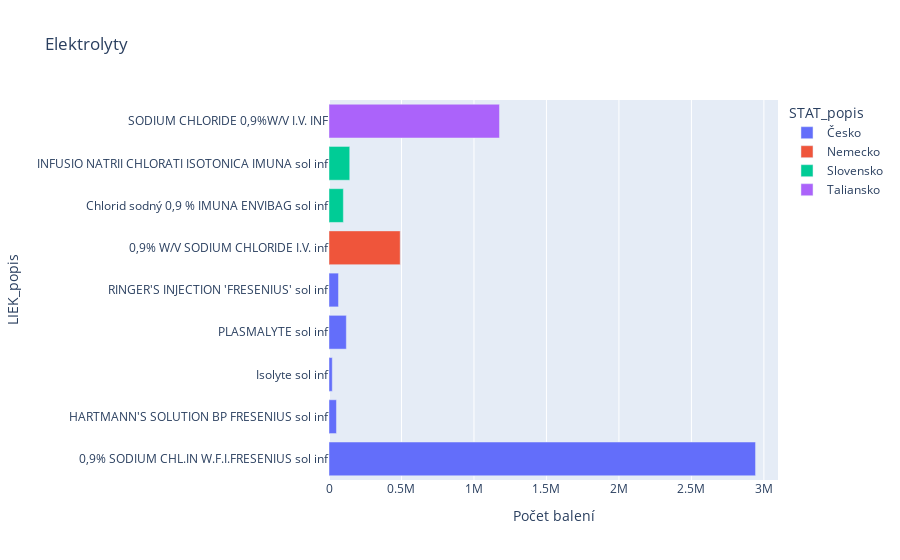

The notebook cell this image was saved under:
### Code cell
elektrolyty = top20tab["B05BB01"].head(20)

for i,popis in enumerate(elektrolyty['LIEK_popis']):
    if '0,9% SODIUM CHL.IN' in popis or '0,9% SODIUM ChL.IN' in popis:
        elektrolyty.iloc[i,3] = '0,9% SODIUM CHL.IN W.F.I.FRESENIUS sol inf'
    elif "SODIUM CHLORIDE 0,9%W/V I.V. INF" in popis:
        elektrolyty.iloc[i,3] = 'SODIUM CHLORIDE 0,9%W/V I.V. INF'
    elif "0,9% W/V SODIUM CHLORIDE I.V. inf" in popis:
        elektrolyty.iloc[i,3] = '0,9% W/V SODIUM CHLORIDE I.V. inf'
    elif "PLASMALYTE sol inf" in popis:
        elektrolyty.iloc[i,3] = 'PLASMALYTE sol inf'
    elif "INFUSIO NATRII CHLORATI ISOTONICA IMUNA sol inf" in popis:
        elektrolyty.iloc[i,3] = 'INFUSIO NATRII CHLORATI ISOTONICA IMUNA sol inf'
    elif "RINGER'S INJECTION 'FRESENIUS' sol inf" in popis:
        elektrolyty.iloc[i,3] = "RINGER'S INJECTION 'FRESENIUS' sol inf"
    elif "HARTMANN'S SOLUTION BP FRESENIUS" in popis:
        elektrolyty.iloc[i,3] = "HARTMANN'S SOLUTION BP FRESENIUS sol inf"
    elif 'Chlorid sodný 0,9 % IMUNA ENVIBAG sol inf' in popis:
        elektrolyty.iloc[i,3] = 'Chlorid sodný 0,9 % IMUNA ENVIBAG sol inf'
    elif 'Isolyte sol inf' in popis:
        elektrolyty.iloc[i,3] = 'Isolyte sol inf'
    elif 'RINGEROV ROZTOK BAXTER-VIAFLO sol inf' in popis:
        elektrolyty.iloc[i,3] = 'RINGEROV ROZTOK BAXTER-VIAFLO sol inf'
       
elektrolyty = elektrolyty.groupby(['LIEK_popis', 'STAT_popis', 'VYROBCA_popis']).sum().reset_index()
fig = px.bar(elektrolyty, x='Počet balení', y='LIEK_popis', color='STAT_popis', title='Elektrolyty', orientation='h')
fig.show()

### Figure 1 — Plotly figure (JSON) as saved in the notebook; plotly's stock layout.template omitted (floating-point values rounded to 4 significant figures)
{"data": [{"alignmentgroup": "True", "hovertemplate": "STAT_popis=Česko<br>Počet balení=%{x}<br>LIEK_popis=%{y}<extra></extra>", "legendgroup": "Česko", "marker": {"color": "#636efa"}, "name": "Česko", "offsetgroup": "Česko", "orientation": "h", "showlegend": true, "textposition": "auto", "type": "bar", "x": [2942000.0, 51477, 22550.0, 119600.0, 65375], "xaxis": "x", "y": ["0,9% SODIUM CHL.IN W.F.I.FRESENIUS sol inf", "HARTMANN'S SOLUTION BP FRESENIUS sol inf", "Isolyte sol inf", "PLASMALYTE sol inf", "RINGER'S INJECTION 'FRESENIUS' sol inf"], "yaxis": "y"}, {"alignmentgroup": "True", "hovertemplate": "STAT_popis=Nemecko<br>Počet balení=%{x}<br>LIEK_popis=%{y}<extra></extra>", "legendgroup": "Nemecko", "marker": {"color": "#EF553B"}, "name": "Nemecko", "offsetgroup": "Nemecko", "orientation": "h", "showlegend": true, "textposition": "auto", "type": "bar", "x": [491300.0], "xaxis": "x", "y": ["0,9% W/V SODIUM CHLORIDE I.V. inf"], "yaxis": "y"}, {"alignmentgroup": "True", "hovertemplate": "STAT_popis=Slovensko<br>Počet balení=%{x}<br>LIEK_popis=%{y}<extra></extra>", "legendgroup": "Slovensko", "marker": {"color": "#00cc96"}, "name": "Slovensko", "offsetgroup": "Slovensko", "orientation": "h", "showlegend": true, "textposition": "auto", "type": "bar", "x": [99100.0, 143100.0], "xaxis": "x", "y": ["Chlorid sodný 0,9 % IMUNA ENVIBAG sol inf", "INFUSIO NATRII CHLORATI ISOTONICA IMUNA sol inf"], "yaxis": "y"}, {"alignmentgroup": "True", "hovertemplate": "STAT_popis=Taliansko<br>Počet balení=%{x}<br>LIEK_popis=%{y}<extra></extra>", "legendgroup": "Taliansko", "marker": {"color": "#ab63fa"}, "name": "Taliansko", "offsetgroup": "Taliansko", "orientation": "h", "showlegend": true, "textposition": "auto", "type": "bar", "x": [1176000.0], "xaxis": "x", "y": ["SODIUM CHLORIDE 0,9%W/V I.V. INF"], "yaxis": "y"}], "layout": {"barmode": "relative", "legend": {"title": {"text": "STAT_popis"}, "tracegroupgap": 0}, "title": {"text": "Elektrolyty"}, "xaxis": {"anchor": "y", "domain": [0, 1], "title": {"text": "Počet balení"}}, "yaxis": {"anchor": "x", "domain": [0, 1], "title": {"text": "LIEK_popis"}}}}
